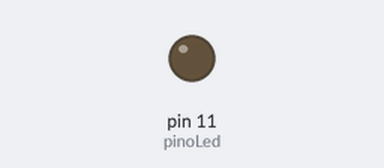
The sketch below on a simulated Arduino Uno, built with avr-gcc and run on an emulated ATmega328P. On the bench: output pins drawn as LEDs (lit = HIGH).

Above: at 0.92 s.
At 12.1 s:
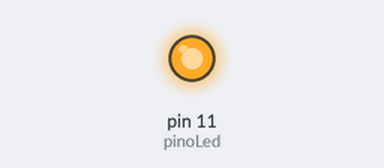
Timing chart, 0 to 12.9 s (numbered marks = the images above):
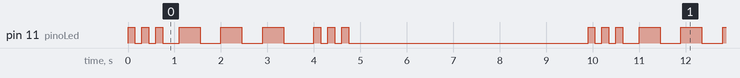

Measured:
- by itself, pin 11 (pinoLed): repeats every 9.9 s: 2 × (LOW 0.15 s, HIGH 0.15 s), LOW 0.35 s, 2 × (HIGH 0.45 s, LOW 0.45 s), HIGH 0.45 s, LOW 0.65 s, 2 × (HIGH 0.15 s, LOW 0.15 s), HIGH 0.15 s, LOW 5.2 s, HIGH 0.15 s
- by itself, everything shown: repeats every 9.9 s, in 18 steps

The sketch:

Exe_2_SOS.ino
```cpp
// Código: Pisca - S.O.S
// Autor.: Makerhero - Aluno Adriano
// Data..: 14/12/2025

//-----------Declaração de variáveis-------------------------------
int pinoLed = 11;             // Declara a variável pinoLed e atribui o valor 11 a ela

//-------------------Função executada uma vez na inicialização do sistema------------------
void setup() {
  pinMode(pinoLed, OUTPUT);    // Configura a porta 11 (valor da variável pinoLed) como saida

}

//-------------------Função exexutada repetidamente enquanto o sistema estiver ligado------
void loop() {

  //------------S(...) três pontos ---------------
  for(int x=0; x<3; x++){   // Repete os comandos dentro das chaves 3 vezes

  digitalWrite(pinoLed, HIGH); //Acende o Led
    delay(150);          //aguarda o intevalo de tempo entre parenteses em milissegundos

  digitalWrite(pinoLed, LOW);  //Apaga o Led
    delay(150);          //aguarda o intevalo de tempo entre parenteses em milissegundos

  }
  delay(200);

   //------------O(---) três linhas ---------------
  for(int x=0; x<3; x++){   // Repete os comandos dentro das chaves 3 vezes

  digitalWrite(pinoLed, HIGH); //Acende o Led
    delay(450);          //aguarda o intevalo de tempo entre parenteses em milissegundos

  digitalWrite(pinoLed, LOW);  //Apaga o Led
    delay(450);          //aguarda o intevalo de tempo entre parenteses em milissegundos

  }
  delay(200);

//------------S(...) três pontos ---------------
  for(int x=0; x<3; x++){   // Repete os comandos dentro das chaves 3 vezes

  digitalWrite(pinoLed, HIGH); //Acende o Led
    delay(150);          //aguarda o intevalo de tempo entre parenteses em milissegundos

  digitalWrite(pinoLed, LOW);  //Apaga o Led
    delay(150);          //aguarda o intevalo de tempo entre parenteses em milissegundos

  }
  delay(5000);

}
```
